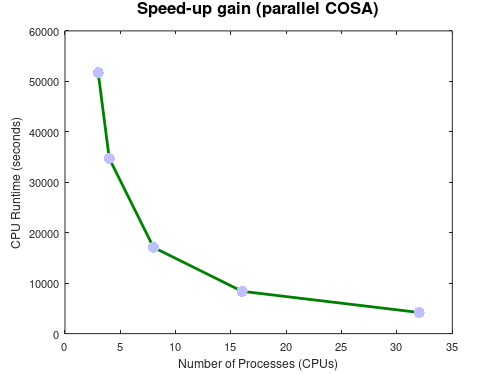
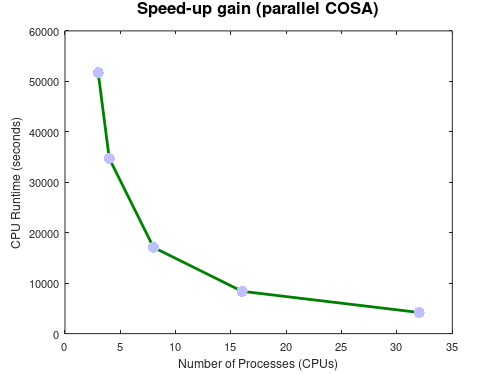

The MATLAB source for these figures, in order:
close all;
clear all;

x = [32 16 8 4 3];
y = [4193 8389.44 17089 34721 51732];

for i=1:5
    %rs(i) = y(5) / y(i);
    rs(i) = y(6-i)
end

figure('Units','pixels', ...
        'Position', [100 100 500 375]);
h1 = plot(x,y);
%hold on;
%h2 = plot(x,rs);
set(h1,'Color',[0,0.5,0]);
set(h1                         , ...
  'Marker'          , 'o'         , ...
  'MarkerSize'      , 8           , ...
  'MarkerEdgeColor' , 'none'      , ...
  'MarkerFaceColor' , [.75 .75 1] );
set(h1,'LineWidth',2.0);

% set(h2,'Color',[0.5,0,0]);
% set(h2                         , ...
%   'Marker'          , 'o'         , ...
%   'MarkerSize'      , 8           , ...
%   'MarkerEdgeColor' , 'none'      , ...
%   'MarkerFaceColor' , [.75 .75 1] );
% set(h2,'LineWidth',2.0);


hTitle  = title ('Speed-up gain (parallel COSA)');
hXLabel = xlabel('Number of Processes (CPUs)'     );
hYLabel = ylabel('CPU Runtime (seconds)'          );
set([hTitle, hXLabel, hYLabel], ...
    'FontName'   , 'AvantGarde');
set([hXLabel, hYLabel]  , ...
    'FontSize'   , 10          );
set( gca                       , ...
    'FontName'   , 'Helvetica' );
set(gca             , ...
    'FontSize'   , 8           );
set( hTitle                    , ...
    'FontSize'   , 12          , ...
    'FontWeight' , 'bold'      );
set(gcf, 'PaperPositionMode', 'auto');
print -depsc2 finalPlot1.eps
print -dbmp finalPlot1.bmp
close;